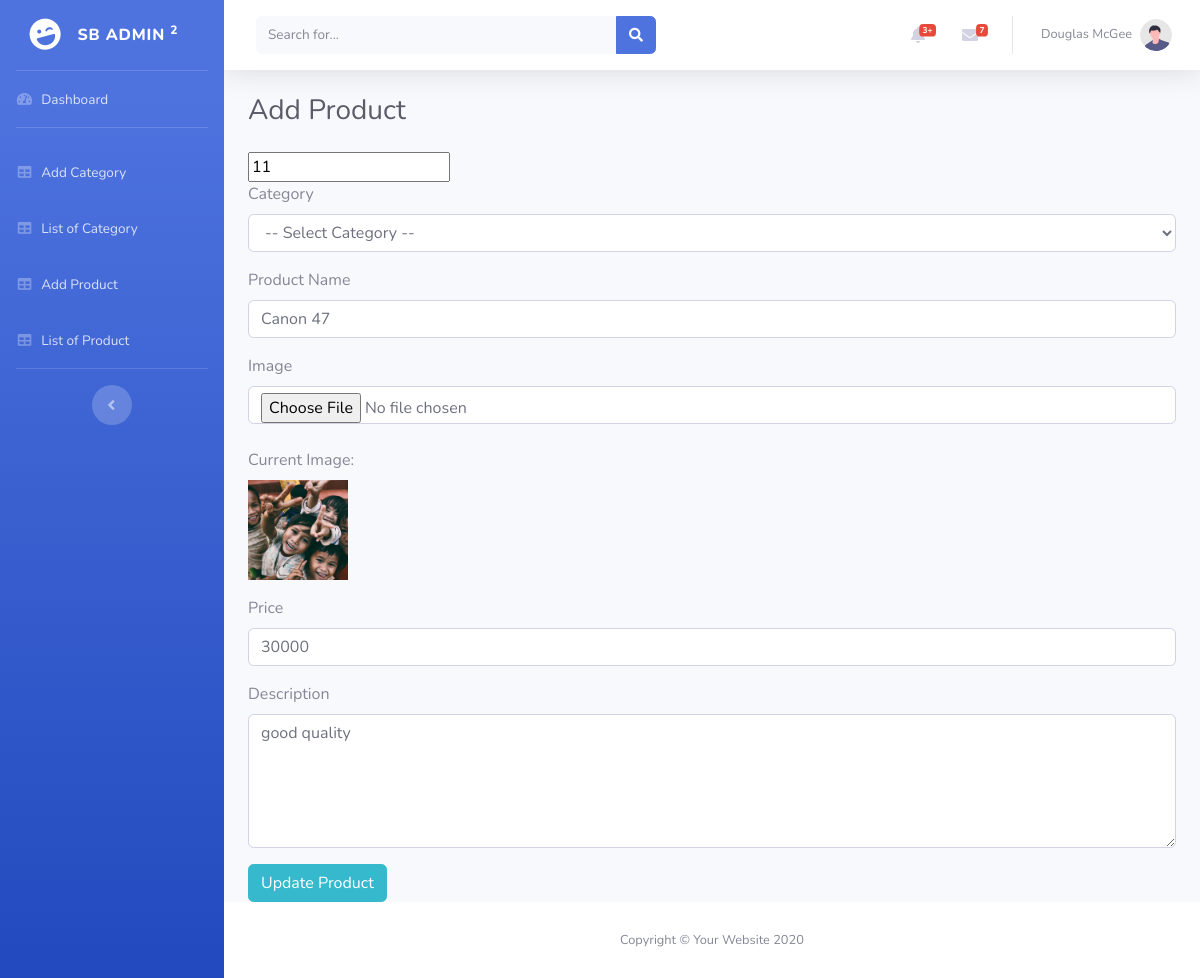
The app's page /admin/edit_product.php?id=11 with its own data.
### tables this page shows
CREATE TABLE `product` (
  `id` int(11) NOT NULL,
  `category_id` int(11) DEFAULT NULL,
  `name` varchar(100) NOT NULL,
  `image` varchar(100) NOT NULL,
  `price` varchar(100) NOT NULL,
  `description` text NOT NULL
);

### admin/edit_product.php (the view, shortened to what this page needs)
<?php
$db = mysqli_connect("localhost", "root", "", "ecommerce");
$eid = $_GET['id'];
$select = "SELECT * FROM product WHERE id='$eid'";
$result = $db->query($select);
$row = $result->fetch_assoc();
?>
<!DOCTYPE html>
<html lang="en">
<head>
    <link href="vendor/fontawesome-free/css/all.min.css" rel="stylesheet" type="text/css">
    <link href="css/sb-admin-2.min.css" rel="stylesheet">
</head>
<body id="page-top">
    <div id="wrapper">
        <?php include('inc/sidebar.php'); ?>
        <div id="content-wrapper" class="d-flex flex-column">
            <div id="content">
                <?php include('inc/topbar.php'); ?>
                <div class="container-fluid">
                    <h1 class="h3 mb-4 text-gray-800">Add Product</h1>
                    <form action="update_product.php" method="POST" enctype="multipart/form-data">
                        <input type="text" name="id" value="<?php echo $row['id']; ?>">
    <div class="form-group">
        <label>Category</label>
        <select name="category" class="form-control"  required>
            <option value="">-- Select Category --</option>
        </select>
    </div>
    <div class="form-group">
        <label>Product Name</label>
        <input type="text" name="pname" class="form-control" value="<?php echo $row['name']; ?>" required>
    </div>
    <div class="form-group">
        <label>Image</label>
        <input type="file" name="pimage" class="form-control" value="<?php echo $row['image']; ?>" accept="image/*" >
        <?php if (!empty($row['image'])): ?>
            <br><label>Current Image:</label><br>
            <img src="uploads/<?php echo $row['image']; ?>" alt="Product Image" style="width: 100px; height: auto;">
        <?php endif; ?>
    </div>
    <div class="form-group">
        <label>Price</label>
        <input type="text" name="price" class="form-control" pattern="\d+(\.\d{1,2})?" title="Enter a valid price" value="<?php echo $row['price']; ?>" required>
    </div>
    <div class="form-group">
        <label>Description</label>
        <textarea name="description" class="form-control" rows="5" required><?php echo $row['description']; ?></textarea>
    </div>
    <input type="submit" value="Update Product" class="btn btn-info">
</form>
                </div>
            </div>
            <?php include('inc/footer.php'); ?>
</body>
</html>

### records on screen
product: id "11", pname "Canon 47", image (picture), price "30000", description "good quality"
